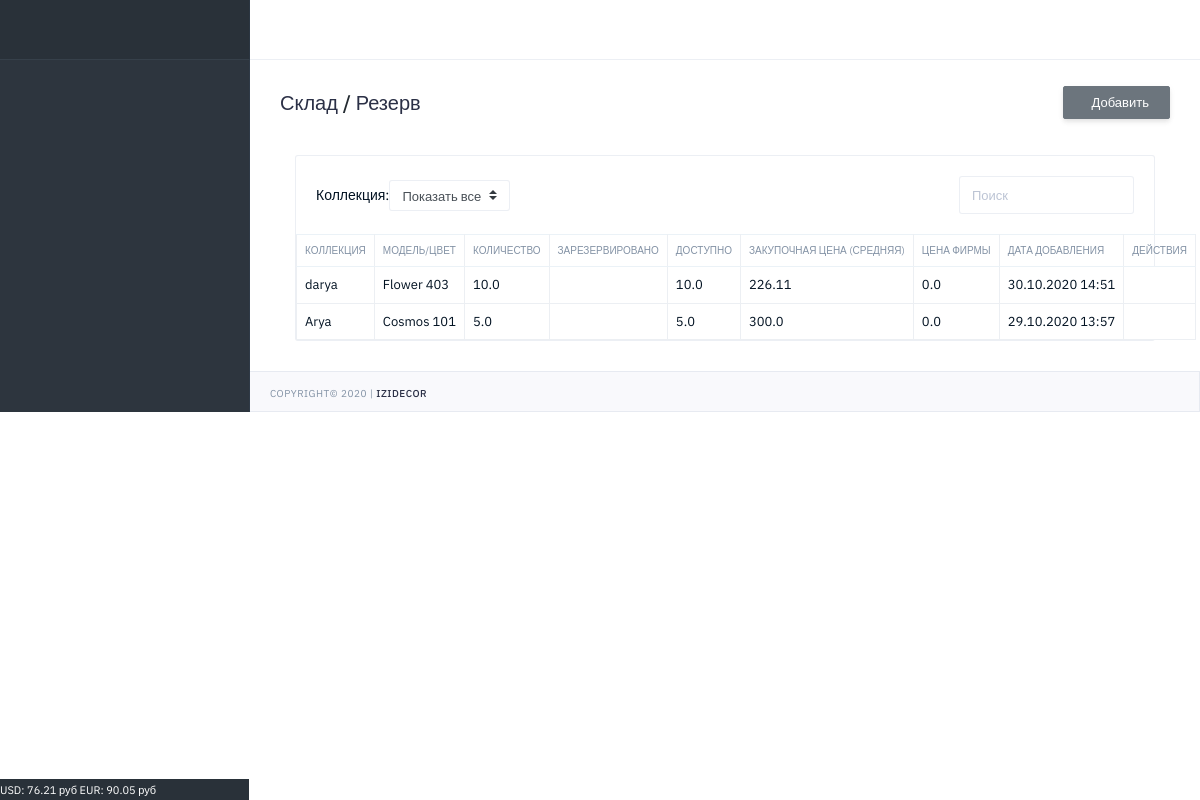
Page /storage/ on the earlier database version.
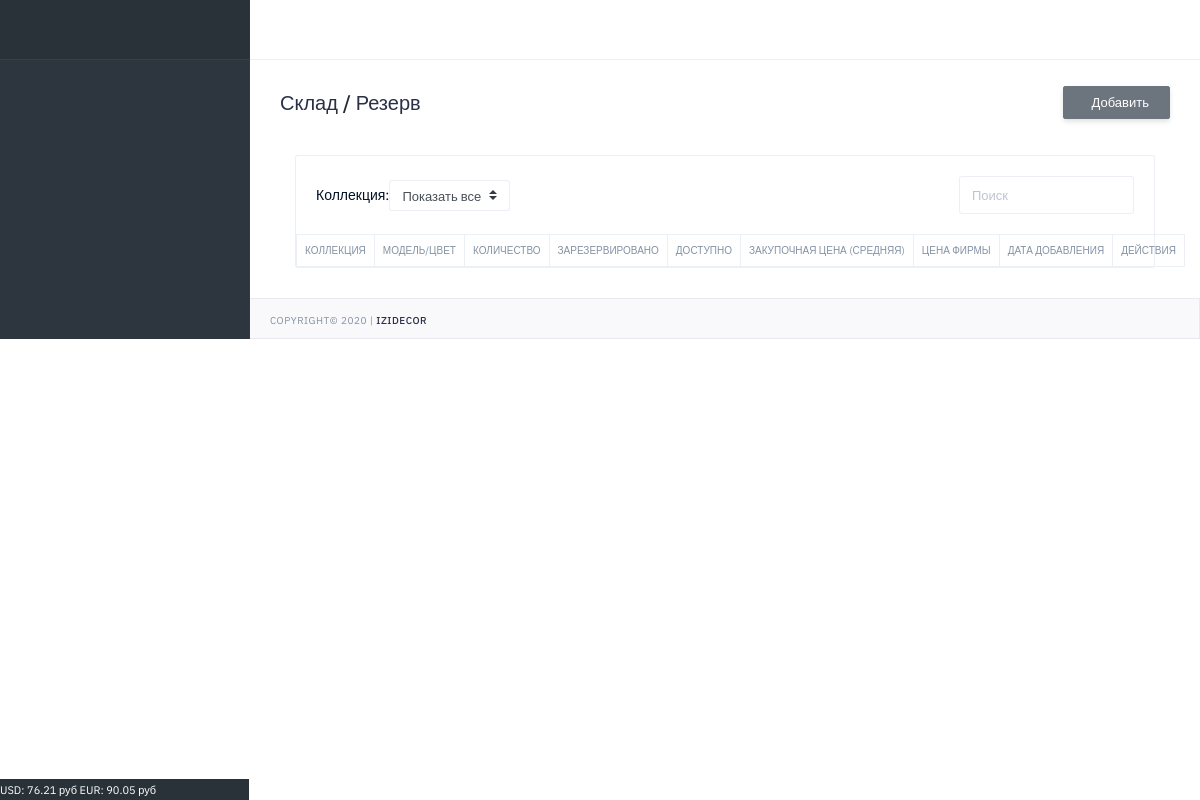
Same page on the later database version.
### markup/models.py (models this page shows, shortened)
class MarkupCurrency(models.Model):
    name = models.CharField(verbose_name='Название', max_length=100)
    value = models.FloatField(verbose_name='Значение', default=0)

### storage/models.py (models this page shows, shortened)
class StorageItemTextile(models.Model):
    item = models.ForeignKey(Textile, null=True, on_delete=models.CASCADE, verbose_name='Текстиль', )
    type_p = models.CharField(verbose_name='Тип', max_length=100, blank=True, null=True, default='Текстиль')
    quantity = models.FloatField(default=0, verbose_name='Количество')
    price = models.FloatField(verbose_name='Закупочная стоимость', default=0)
    price_f = models.FloatField(verbose_name='Цена фирмы', default=0)
    date_created = models.DateTimeField(verbose_name='Дата создания', auto_now_add=True, null=True)

### materials/models.py (models this page shows, shortened)
class Textile(models.Model):
    article = models.CharField(verbose_name='Артикул', max_length=100, blank=True)
    manufacturer = models.ForeignKey(TextileManufact, null=True, on_delete=models.CASCADE, verbose_name='Производитель', blank=True)
    collection = models.ForeignKey(TextileCollection, null=True, on_delete=models.CASCADE, verbose_name='Коллекция')
    designation = models.CharField(verbose_name='Обозначение', max_length=100, blank=True)
    model = models.CharField(verbose_name='Модель', max_length=100)
    color = models.CharField(verbose_name='Цвет', max_length=100, default='', null=True, blank=True)
    height = models.CharField(verbose_name='Высота', max_length=100, null=True, blank=True)
    price_opt = models.FloatField(verbose_name='Цена отп', null=True, blank=True)
    currency = models.CharField(verbose_name='Валюта', max_length=100, default='руб.', null=True, blank=True)
    type_i = models.CharField(verbose_name='Тип измерения', max_length=100, default='м', null=True, blank=True)
    date_created = models.DateTimeField(verbose_name='Дата создания', auto_now_add=True, null=True)

class TextileCollection(models.Model):
    name = models.CharField(verbose_name='Коллекция', max_length=100, blank=True)
    manufacturer = models.ForeignKey(TextileManufact, null=True, on_delete=models.CASCADE, verbose_name='Производитель', blank=True)
    def __str__(self):
        return str(self.name)

### storage/views.py (the view)
# urls.py: path('', Storage, name="storage"),
def Storage(request):
    reserve = StorageItemTextileReserve.objects.all()
    qs = StorageItemTextile.objects.all()
    qc = StorageItemCornice.objects.all()
    collection = StorageItemTextile.objects.all()
    result_list = sorted(
        chain(qs, qc),
        key=attrgetter('date_created'), reverse=True)
    return render(request, 'storage/storage.html', context={'orders': result_list, 'reserve': reserve, 'collection': collection})

### main/template_tags/custom_tags.py (called while the page is built)
@register.simple_tag()
def get_storage_item(id):
    storage_item = StorageItemTextile.objects.get(pk=id)
    reserve = StorageItemTextileReserve.objects.filter(item=storage_item).aggregate(Sum('quantity'))['quantity__sum']
    if reserve != None:
        result = storage_item.quantity - reserve
    else:
        result = storage_item.quantity
    return result

@register.simple_tag()
def get_currency():
    usd = MarkupCurrency.objects.get(name='USD')
    eur = MarkupCurrency.objects.get(name='EUR')
    f = f'USD: {round(usd.value,2)} руб  EUR: {round(eur.value,2)} руб'
    return f

### storage/templates/storage/storage.html (shortened to what this page needs)
{% extends "main/base.html" %}
{% block title_h1 %}
<a href="{% url 'storage:storage'%}">Склад</a> / <a href="{% url 'storage:reserve'%}">Резерв</a>
{% endblock %}
{% block breadcrumb_buttons %}
    <button onclick="location.href='{% url 'storage:review_textile' collection_id='all' model_id='all' %}'" type="button" class="btn btn-secondary mb-2 mb-md-0 d-none d-lg-block pd-t-6-force pd-b-5-force" >
    Добавить</button>
{% endblock %}
{% block body_content %}
                     <div class="col-md-12 col-lg-12">
                        <div class="card mg-b-30">
                           <div class="card-body pd-0">
                                           <div class="row">
                                             <div class="mg-20 form-inline wd-100p">
                                                <div class="col-sm-6">
                                                   <div class="form-group">
                                                       <label class="form-control-label tx-right">Коллекция:</label>
                                                      <select id="foo-filter-status" class="custom-select custom-select-sm">
                                                         <option value="">Показать все</option>
                                                      </select>
                                                   </div>
                                                </div>
                                                <div class="col-sm-6">
                                                   <div class="form-group ft-right">
                                                      <input id="foo-search" type="text" placeholder="Поиск" class="form-control" autocomplete="off">
                                                   </div>
                                                </div>
                                             </div>
                                          </div>
                                          <table id="foo-filtering" class="table table-bordered table-hover toggle-circle" data-page-size="50">
                                              <thead class="tx-10 tx-uppercase">
                                                 <tr>
                                                     <th>Коллекция</th>
                                                     <th>Модель/Цвет</th>
                                                     <th>Количество</th>
                                                     <th>Зарезервировано</th>
                                                     <th>Доступно</th>
                                                     <th>Закупочная цена (средняя)</th>
                                                     <th>Цена фирмы</th>
                                                     <th>Дата добавления</th>
                                                     <th>Действия</th>
                                                 </tr>
                                              </thead>
                                             <tbody>
                                                {% load mathfilters %}
                                                {% for q in orders %}
                                                    <tr class="table table-bordered table-hover">
                                                        <td>{{q.item.collection}}</td>
                                                        <td>{{q.item.model}} {{q.item.color}}</td>
                                                        <td>{{q.quantity}}</td>
                                                        <td>
                                                        </td>
                                                        <td>
                                                            {% get_storage_item q.id as storage_result %}
                                                            {{ storage_result }}
                                                        </td>
                                                        <td>{{q.price}}</td>
                                                        <td>{{q.price_f}}</td>
                                                        <td>{{q.date_created|date:'d.m.Y H:i'}}</td>
                                                        <td class="tx-right">
                                                        </td>
                                                    </tr>
                                                {% endfor %}
                                             </tbody>
                                          </table>
                           </div>
                        </div>
                     </div>
{% endblock %}

### main/templates/main/base.html (shortened to what this page needs)
<!DOCTYPE html>
<html lang="zxx">
   <head>
      {% include 'main/main_elements/connect.html' %}
   </head>
   <body>
      <div class="page-container">
         <div class="page-sidebar">
            <div class="logo">
            </div>
            {% include 'main/main_elements/footer.html' %}
         </div>
         <div class="page-content">
            <div class="page-header">
               <nav class="navbar navbar-default">
                  <div class="navbar-header">
                     <div class="navbar-brand">
                        <ul class="list-inline">
                        </ul>
                     </div>
                  </div>
               </nav>
            </div>
            <div class="page-inner">
               <div class="pageheader pd-t-25 pd-b-35">
                  <div class="d-flex justify-content-between">
                     <div class="clearfix">
                        <div class="pd-t-5 pd-b-5">
                           <div>
                              <h1 class="pd-0 mg-0 tx-20 tx-dark">{% block title_h1 %}{% endblock %}</h1>
                           </div>
                        </div>
                     </div>
                     <div class="d-flex align-items-center">
                        {% block breadcrumb_buttons %}{% endblock %}
                     </div>
                  </div>
               </div>
               {% block body_content %}{% endblock %}
            </div>
            {% include 'main/main_elements/footer_page.html' %}
         </div>
      </div>
   </body>
</html>

### main/templates/main/main_elements/connect.html (shortened to what this page needs)
  <link type="text/css" rel="stylesheet" href="/static/main/assets/plugins/daterangepicker/daterangepicker.css"/>
  <link type="text/css" rel="stylesheet" href="/static/main/assets/plugins/chartist/chartist.css">
  <link type="text/css" rel="stylesheet" href="/static/main/assets/plugins/jqvmap/jquery-jvectormap-2.0.2.css">
  <link type="text/css" rel="stylesheet" href="/static/main/assets/css/style.css"/>
  <link rel="stylesheet" href="/static/main/assets/plugins/smartWizard/css/smart_wizard.min.css">
  <link type="text/css" rel="stylesheet" href="/static/main/assets/plugins/footable/footable.core.css">
  <link type="text/css" rel="stylesheet" href="/static/main/assets/plugins/rangeSlider/css/ion.rangeSlider.min.css"/>

### main/templates/main/main_elements/footer.html
<div class="sidebar-footer">
   <span class="tx tx-11 tx-white">{% get_currency %}</span>
</div>

### main/templates/main/main_elements/footer_page.html
<footer class="page-footer">
   <div class="pd-t-4 pd-b-0 pd-x-20">
      <div class="tx-10 tx-uppercase tx-gray-500 tx-spacing-1">
         <p class="pd-y-10 mb-0">Copyright&copy; 2020 | <a href="#" target="_blank">IziDecor</a></p>
      </div>
   </div>
</footer>

Differences in the rows shown:
removed StorageItemTextile: item.collection "darya", item.model "Flower", item.color "403", quantity "10.0", price "226.11", price_f "0.0", date_created "30.10.2020 14:51"
removed StorageItemTextile: item.collection "Arya", item.model "Cosmos", item.color "101", quantity "5.0", price "300.0", price_f "0.0", date_created "29.10.2020 13:57"
